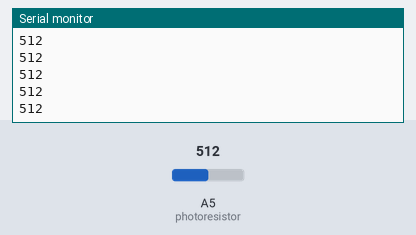
This sketch was run on a simulated Arduino Uno, built with avr-gcc and run on an emulated ATmega328P. On the bench: the last lines printed to the serial monitor. The inputs (shaded band) are chosen by the test bench; at power-on: A5 (photoresistor) = 512.

Above: at 1.2 s.
1.3 s: A5 (photoresistor) set to 716
At 2.4 s:
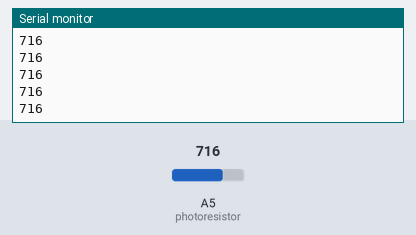
2.8 s: A5 (photoresistor) set to 900
At 3.4 s:
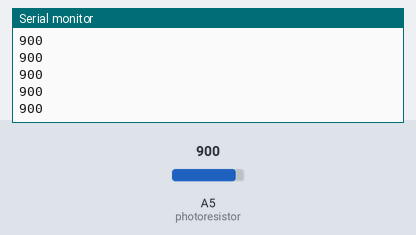
Timing chart, 0 to 5.8 s (numbered marks = the images above; inputs shaded):
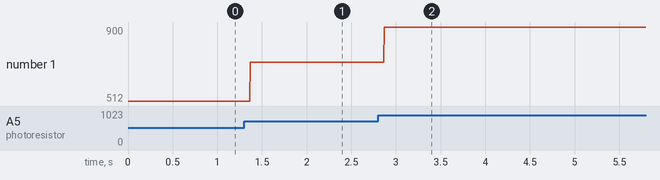

The sketch:

z42_photoresistor1.ino
```cpp
int photoresistor = A5;

void setup()
{
  Serial.begin(9600);
}

void loop()
{
  Serial.println(analogRead(photoresistor));
}
```

Measured:
- after the input at 1.3 s, the serial monitor: prints a new line after 0.07 s (image 1)
- after the input at 2.8 s, the serial monitor: prints a new line after 0.07 s (image 2)
- plotted number 1: 512 → 716 after the input at 1.3 s, 716 → 900 after the input at 2.8 s
